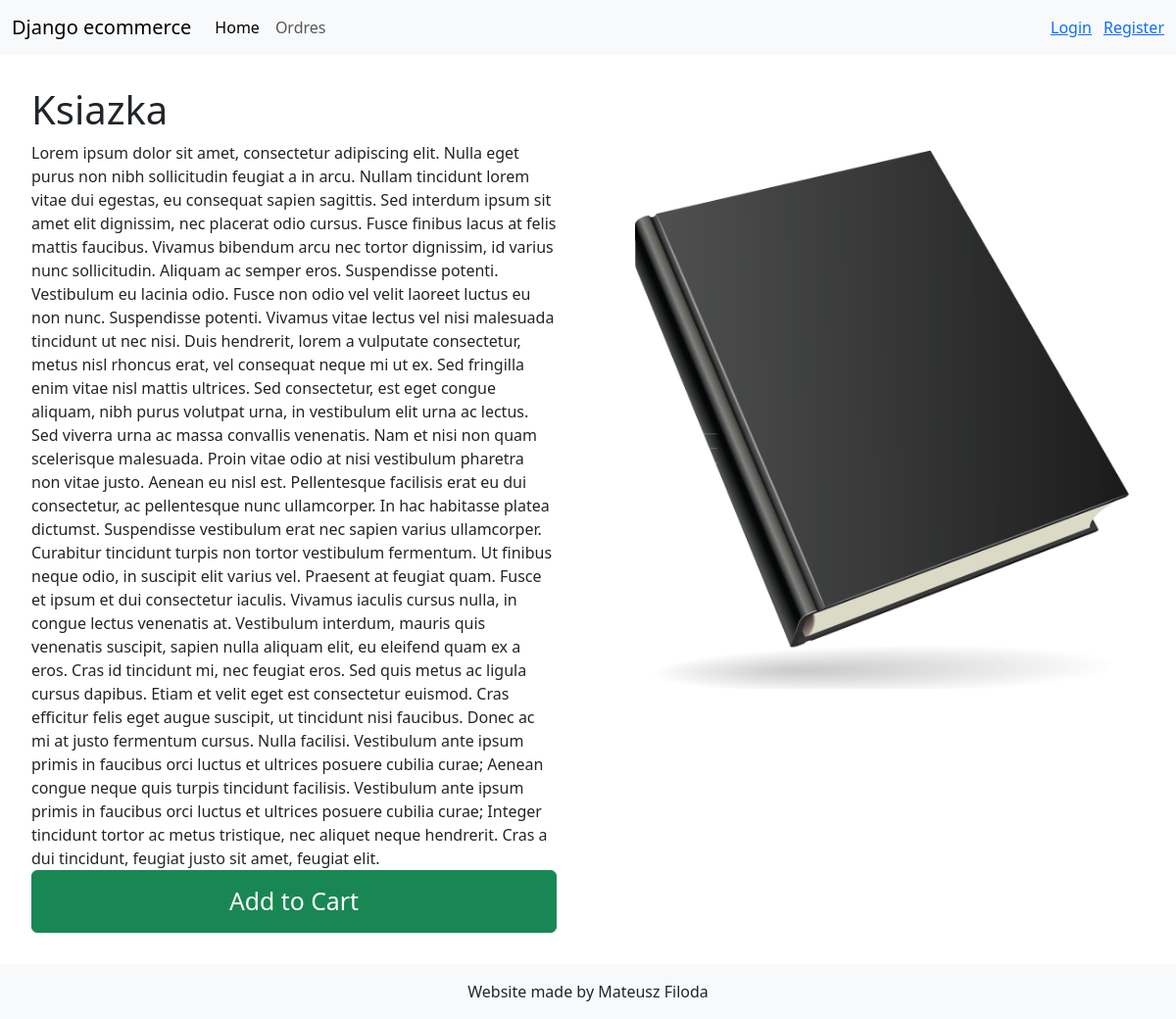
Page /product/1 on the committed database.
### home/models.py (models this page shows)
class Product(models.Model):
    name = models.TextField(max_length=50)
    description = models.TextField(max_length=4000)
    price = models.DecimalField(default=1.00, validators=[MinValueValidator(0.0)], decimal_places=2, max_digits=10)
    image = models.ImageField(upload_to='images/')
    created = models.DateTimeField(auto_now_add=True)
    updated = models.DateTimeField(auto_now=True)

### home/views.py (the view)
# urls.py: path('product/<int:pk>', views.productView.as_view(), name='product'),
class productView(DetailView):
    model = Product
    template_name = 'home/detail.html'
    context_object_name = 'product'

### home/templates/home/detail.html (shortened to what this page needs)
{% extends 'home/base.html' %}
{% block content %}
    {% include 'home/navbar.html'%}
        <div style="display: flex; width: 100%;">
            <div class="product-context">
                <h1>{{product.name}}</h1>
                <p1>{{product.description}}</p1>
                <button type="button" class="btn btn-success" style="width: 100%; margin-top: auto; height: 4rem; font-size: 1.55rem;" onclick="location.href = '/addToCart/{{product.id}}'">Add to Cart</button>
            </div>
            <div class="product-img">
                <img src="{{product.image.url}}" alt="{{product.name}}">
            </div>
        </div>
    {% include 'home/footer.html' %}
{% endblock %}

### home/templates/home/detail.html (style rules this page uses)
.product-context { width: 50%; padding: 2rem; display: flex; flex-direction: column; }
.product-img { display: flex; width: 50%; padding: 3rem; height: 93vh; max-width: 50%; justify-content: center; align-items: center; }
.product-img img { max-width: 100%; max-height: 100%; }

### rows in the picture
Product: name "Ksiazka", description "Lorem ipsum dolor sit amet, consectetur adipiscing elit. Nulla eget purus non nibh sollicitudin feugiat a in arcu. Nullam tincidunt lorem vitae dui egestas, eu consequat sapien sagittis. Sed interdum ipsum sit amet elit dignissim, nec placerat odio cursus. Fusce finibus lacus at felis mattis faucibus. Vivamus bibendum arcu nec tortor dignissim, id varius nunc sollicitudin. Aliquam ac semper eros. Suspendisse potenti. Vestibulum eu lacinia odio. Fusce non odio vel velit laoreet luctus eu non nunc. Suspendisse potenti. Vivamus vitae lectus vel nisi malesuada tincidunt ut nec nisi. Duis hendrerit, lorem a vulputate consectetur, metus nisl rhoncus erat, vel consequat neque mi ut ex. Sed…", image (picture)
